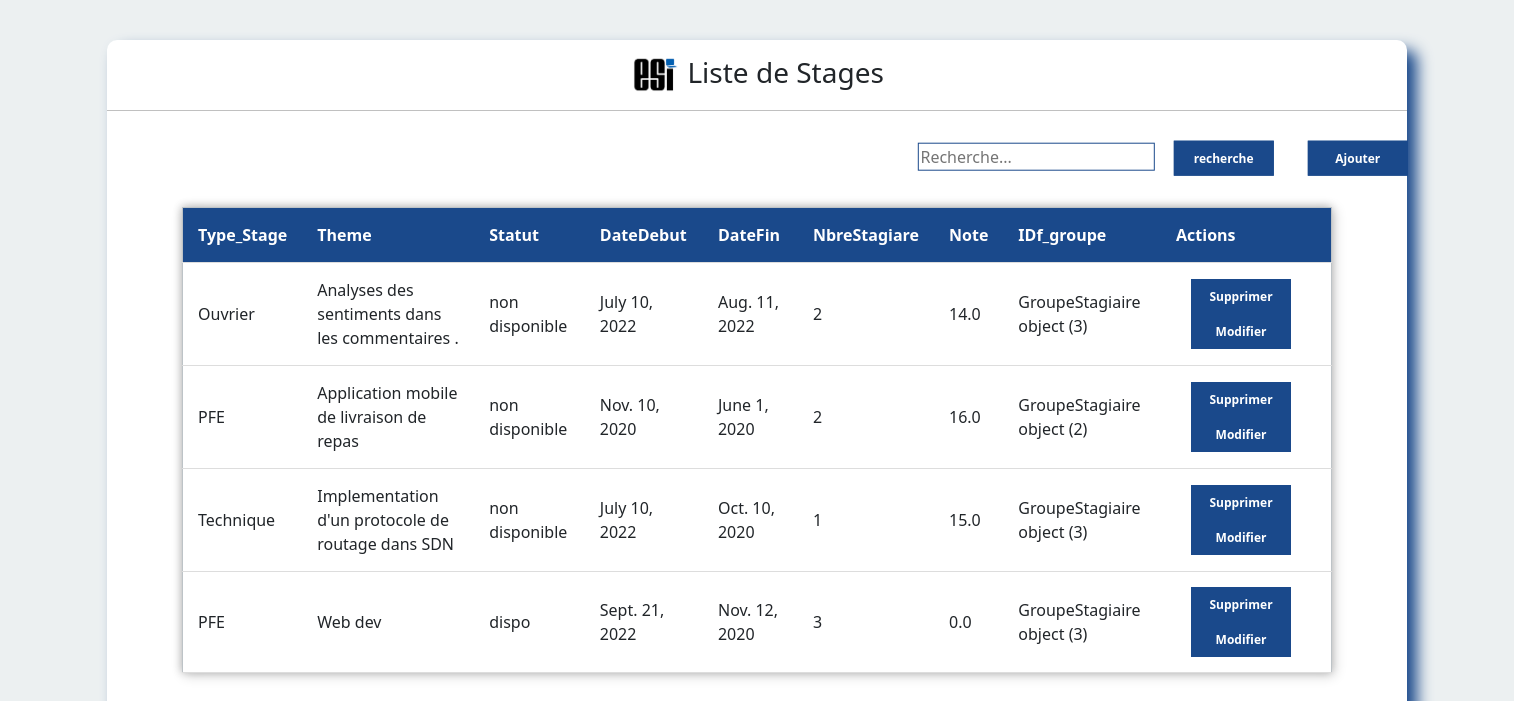
The app's page /GT/, older data.
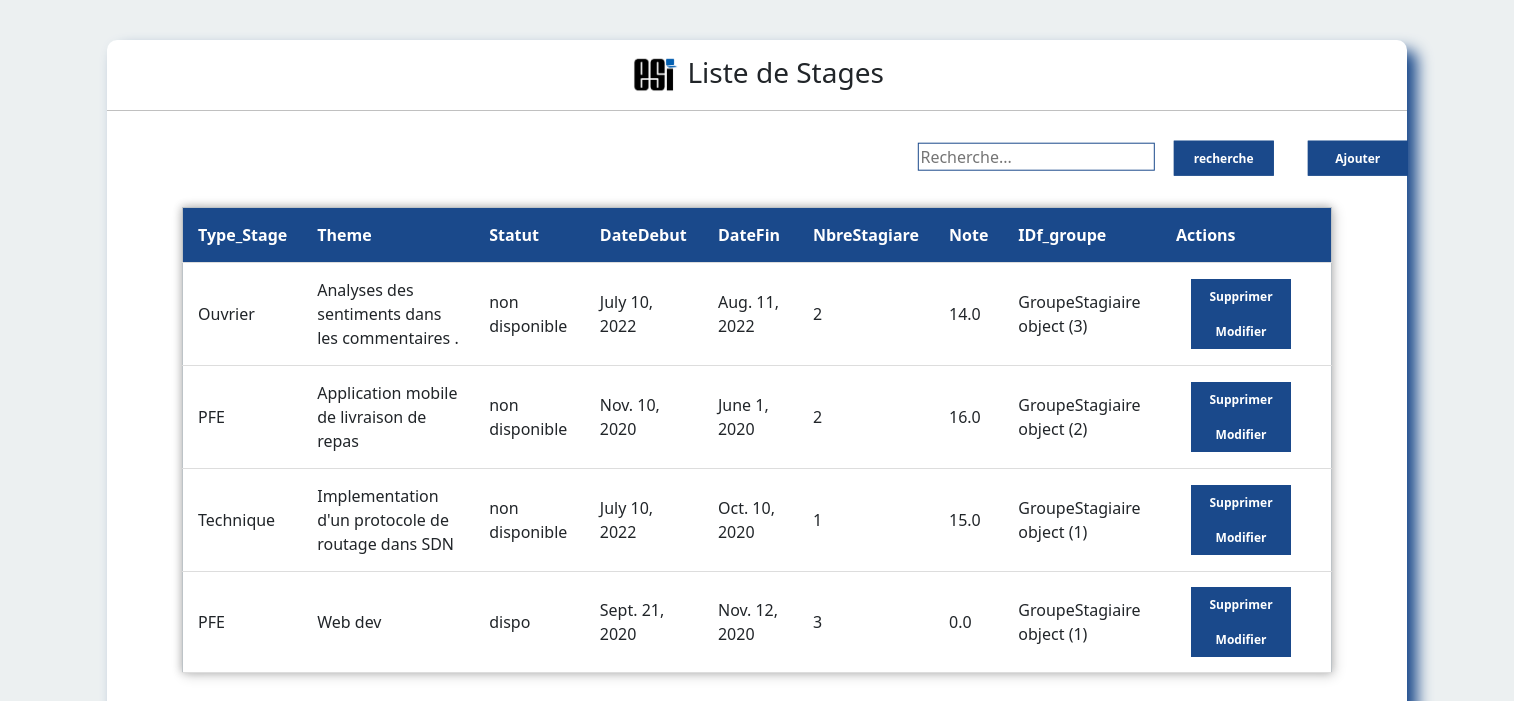
The same page, newer data.
### satgesiV2/models.py (models this page shows)
class Stage (models.Model):
    anneuniv = models.DateField(null=True)
    theme = models.CharField(max_length=50)
    document = models.FileField()
    statut = models.CharField(max_length=50)
    note = models.FloatField(max_length=4)

class Type(Stage):
    Type_Stage = models.CharField(max_length=50)
    DateDebut = models.DateField()
    DateFin = models.DateField()
    NbreStagiare = models.PositiveIntegerField()
    idfGroupe = models.ForeignKey("GroupeStagiaire",on_delete=models.SET_NULL,null=True,related_name='+',blank=True)
    unique_together = ('Type_Stage','code_Stage')

class GroupeStagiaire (models.Model):
    FicheDemande = models.FileField()
    idfpromoteur = models.ForeignKey("Promoteur",on_delete=models.SET_NULL,null=True,blank=True)
    idfencadreur = models.ForeignKey("Encadreur",on_delete=models.SET_NULL,null=True,blank=True)

class Stage (models.Model):
    anneuniv = models.DateField(null=True)
    theme = models.CharField(max_length=50)
    document = models.FileField()
    statut = models.CharField(max_length=50)
    note = models.FloatField(max_length=4)

### satgesiV2/views.py (the view)
# urls.py: path('GT/' ,Gtype,name="GT"),
def Gtype (request):
    GTstage = Type.objects.all()
    return render(request,'Gtypestage.html',{'TS':GTstage})

### satgesiV2/templates/GtypeStage.html (shortened to what this page needs)
<!DOCTYPE html>
<html lang="en">
    <head>
      <link href="https://cdn.jsdelivr.net/npm/bootstrap@5.1.3/dist/css/bootstrap.min.css" rel="stylesheet">
        <link rel="stylesheet" href="/static/css/type.css">
    </head>
    <body>
      <div class="center">
        <center>
          <h3> <img src="/static/png/icon3.png" alt="logo du site " width= "50" > Liste de Stages </h3>
        </center>
              <div class="main">
                <div class="btn">
              <form action="{% url 'recht'%}" method="POST"  >
                <input type="search" name="q" placeholder="Recherche...">
                <button type="submit">recherche</button>
                <a href="{% url 'CreateS'%}">
                  <button type="button"style = 'margin-right: 90px ; ' >Ajouter</button>
                  </a>
              </form>
                </div>
              </div>
            <form>
              <table>
                <tr id="header">
                  <th>Type_Stage </th>
                  <th>Theme</th>
                  <th>Statut</th>
                  <th>DateDebut</th>
                  <th>DateFin</th>
                  <th>NbreStagiare</th>
                  <th>Note</th>
                  <th>IDf_groupe</th>
                  <th>Actions</th>
                </tr>
                {% for item in TS %}
                <tr>
                  <td>{{item.Type_Stage}}</td>
                  <td>{{item.theme}}</td>
                  <td>{{item.statut}}</td>
                  <td>{{item.DateDebut}}</td>
                  <td>{{item.DateFin}}</td>
                  <td>{{item.NbreStagiare }}</td>
                  <td>{{item.note}}</td>
                  <td>{{item.idfGroupe }}</td>
                  <td>
                   <a href="{% url 'supt' item.id  %}">
                   <button type="button">Supprimer</button>
                 </a>
                <a href="{% url 'modifT' item.id  %}">
                   <button type="button">Modifier</button>
               </a>
                  </td>
                </tr>
                {%endfor%}
              </table>
              </form>
      </div>
  </body>
</html>

Row changes from the older to the newer data that the page shows:
changed Type "Technique": idfGroupe "GroupeStagiaire object (3)" → "GroupeStagiaire object (1)"
changed Type "Web dev": DateDebut "Sept. 21, 2022" → "Sept. 21, 2020"; idfGroupe "GroupeStagiaire object (3)" → "GroupeStagiaire object (1)"
